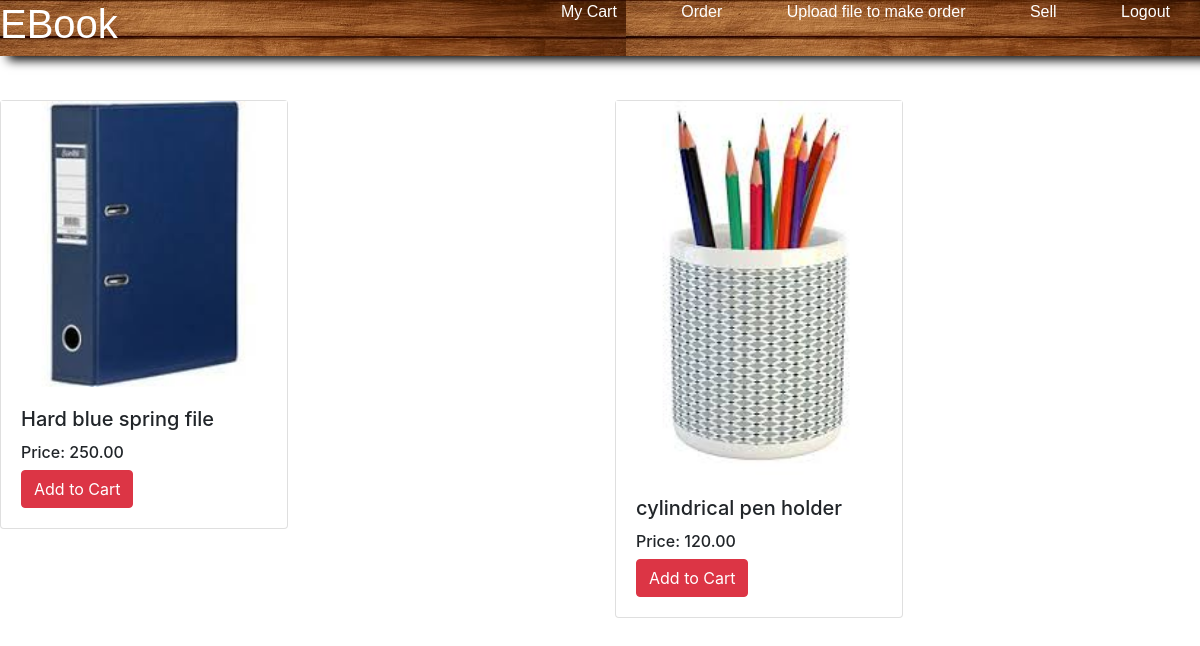
The page /stationery on the database as committed earlier.
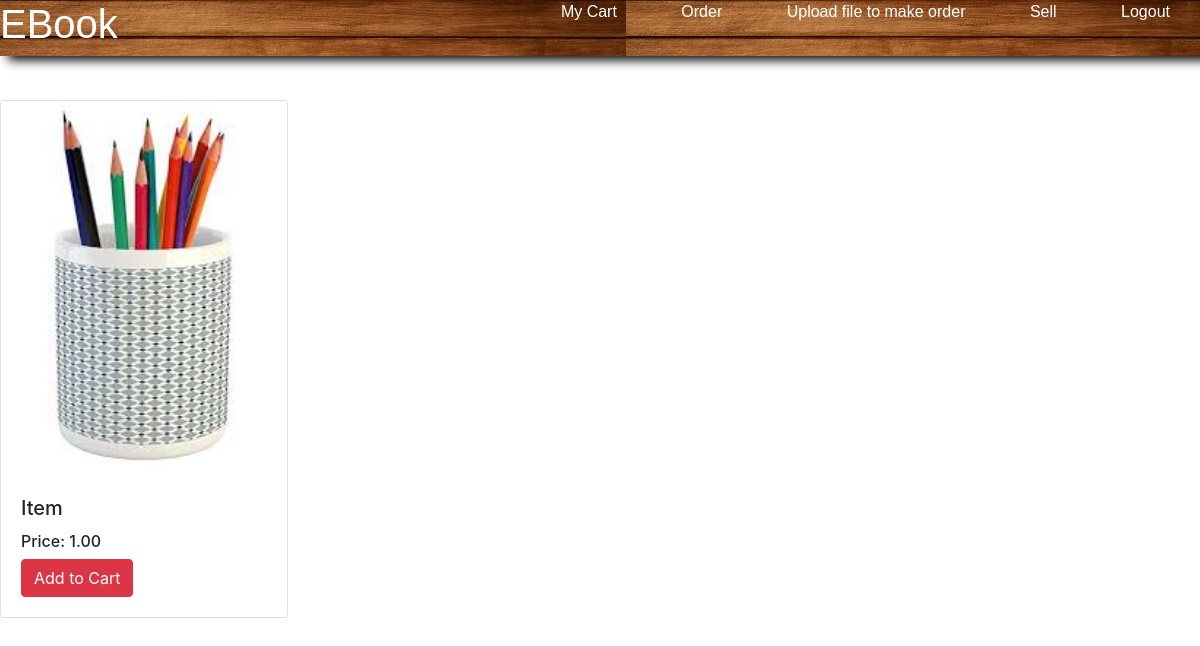
The same page on the database as committed later.
### web/models.py (models this page shows)
class Stationery(models.Model):
    name = models.CharField(max_length=50)
    description = models.CharField(max_length=50)
    in_stock = models.IntegerField(default=0)
    price = models.DecimalField(max_digits=15, decimal_places=2)
    slug = models.SlugField(default="", unique=True)
    item_img = models.ImageField(default='', upload_to='stationaries_images')
    available = models.BooleanField(default=False)
    def __str__(self):
        return self.name

### web/views.py (the view)
# urls.py: path('stationery',views.stationeries_view,name='stationeries'),
def stationeries_view(request):
    context = {}
    stationeries = Stationery.objects.all()
    context['stationers'] = stationeries
    print(stationeries)
    return render(request, 'stationery.html', context)

### web/templates/stationery.html (shortened to what this page needs)
{% load static %}
<html>
<head>
    <link rel="stylesheet" href="https://stackpath.bootstrapcdn.com/bootstrap/4.3.1/css/bootstrap.min.css"
>
        <link rel="stylesheet" href="{% static 'CSS/index.css' %}">
        <link rel="stylesheet" href="{% static 'CSS/productpage.css' %}">
        <link rel="stylesheet" href="{% static 'CSS/all.min.css' %}">
</head>
{% block navbar %}
<div class="topbarner">
    <center><h1>EBook</h1></center>
    <ul>
    <a href="{% url 'cart'%}">
        <li>My Cart</li>
    </a>
    <a href="{% url 'order_user'%}">
        <li>Order</li>
    </a>
    <a href="{% url 'upload_file'%}">
        <li>Upload file to make order</li>
    </a>
    <a href="{% url 'apply' %}">
            <li>Sell</li>
        </a>
    <a href="{% url 'user_logout'%}">
        <li>Logout</li>
    </a>
</ul>
</div>
{% endblock navbar %}
    <div class="row">
    {% for stationery in stationers  %}
      <div class="col">
                <div class="card" style="width: 18rem;">
                    <img class="pImage" src="{{stationery.item_img.url}}"  >
                    <div class="card-body">
                        <h5 class="card-title">{{ stationery.name }}</h5>
                        <h6 class="card-text">Price: {{ stationery.price }}</h6>
                        <a href="{% url 'addStationery' %}" class="btn btn-danger">Add to Cart</a>
                    </div>
                </div>
            </div>
      {% endfor %}
</div>
</body>
</html>

Rows that differ between the two databases and show on the page:
removed Stationery: item_img (picture), name "Hard blue spring file", price "250.00"
removed Stationery: item_img (picture), name "cylindrical pen holder", price "120.00"
added Stationery: item_img (picture), name "Item", price "1.00"
